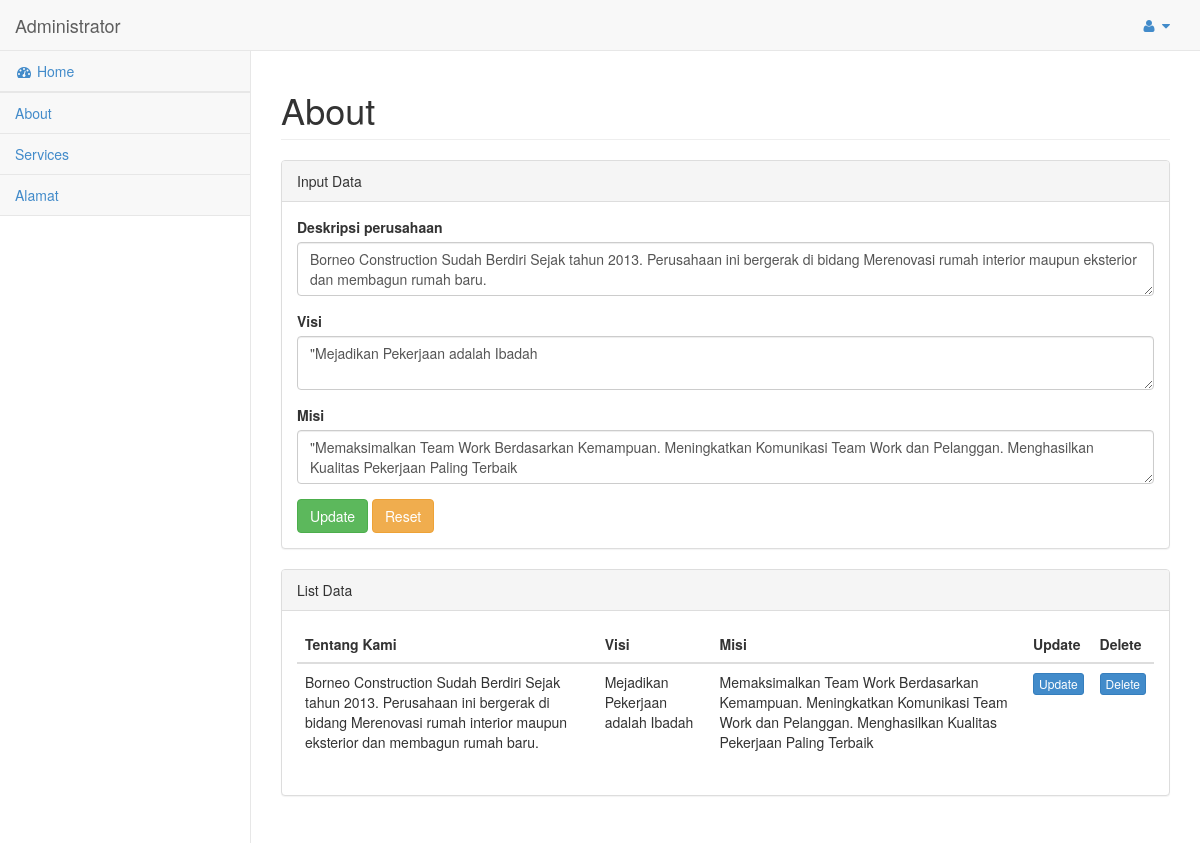
/admin/index.php?about-update=4 (signed in), run on the app's committed database.
### tables this page shows
CREATE TABLE `about` (
  `id` int(11) NOT NULL,
  `about_description` text NOT NULL,
  `visi` text NOT NULL,
  `misi` text NOT NULL
);

### admin/page/blog/about-update.php (the view, shortened to what this page needs)
<?php
    $id_about = $_GET["about-update"];
    $edit = mysqli_query($conn,"SELECT * FROM about WHERE id = '$id_about' ");
    $row_edit = mysqli_fetch_array($edit);
?>
<div class="row">
    <div class="col-lg-12">
        <h1 class="page-header">About</h1>
    </div>
</div>
<div class="row">
    <div class="col-lg-12">
        <div class="panel panel-default">
            <div class="panel-heading">
                Input Data
            </div>
            <div class="panel-body">
                <div class="row">
                    <div class="col-lg-12">
                        <form role="form" action="" method="post" enctype="multipart/form-data" >
                            <div class="form-group">
                                <label>Deskripsi perusahaan</label>
                                <textarea class="form-control" type="text" name="about_description"><?php echo $row_edit['about_description']?>
                                </textarea>
                            </div>
                            <div class="form-group">
                                <label>Visi</label>
                                <textarea class="form-control" type="text" name="visi">"<?php echo $row_edit['visi']?>
                                </textarea>
                            </div>
                             <div class="form-group">
                                <label>Misi</label>
                                <textarea class="form-control" type="text" name="misi">"<?php echo $row_edit['misi']?>
                                </textarea>
                            </div>
                                    <button type="submit" name="update" class="btn btn-success">Update</button>
                            <button type="reset" class="btn btn-warning">Reset</button>
                        </form>
                    </div>
                </div>
            </div>
        </div>
          <div class="panel panel-default">
            <div class="panel-heading">
                List Data
            </div>
            <div class="panel-body">
                <div class="table-responsive">
                    <table class="table" id="dataTables-example">
                        <thead>
                            <tr>
                                <th>Tentang Kami</th>
                                <th>Visi</th>
                                <th>Misi</th>
                                <th>Update</th>
                                <th>Delete</th>
                            </tr>
                        </thead>
                        <tbody>
                        <?php
 $about = mysqli_query($conn,"Select * from about");
                        if(mysqli_num_rows($about)) { ?>
                            <?php while ($row_about=mysqli_fetch_array($about)) { ?>
                                <tr>
                                    <td><?php echo $row_about['about_description'] ?></td>
                                    <td><?php echo $row_about['visi'] ?></td>
                                    <td><?php echo $row_about['misi'] ?></td>
                                    <td class="center"><a href="index.php?about-update=<?php echo $row_about['id'] ?>" class="btn btn-primary btn-xs" type="button">Update</a></td>
                                    <td class="center"><a href="index.php?about-delete=<?php echo $row_about['id'] ?>" class="btn btn-primary btn-xs" type="button">Delete</a></td>
                                </tr>
                                <?php } ?>
                            <?php } ?>
                        </tbody>
                    </table>
                </div>
            </div>
        </div>
    </div>
</div>

### data on the page
about: about_description "Borneo Construction Sudah Berdiri Sejak tahun 2013. Perusahaan ini bergerak di bidang Merenovasi rumah interior maupun eksterior dan membagun rumah baru.", visi "\"Mejadikan Pekerjaan adalah Ibadah", misi "\"Memaksimalkan Team Work Berdasarkan Kemampuan. Meningkatkan Komunikasi Team Work dan Pelanggan. Menghasilkan Kualitas Pekerjaan Paling Terbaik", visi "Mejadikan Pekerjaan adalah Ibadah", misi "Memaksimalkan Team Work Berdasarkan Kemampuan. Meningkatkan Komunikasi Team Work dan Pelanggan. Menghasilkan Kualitas Pekerjaan Paling Terbaik"
